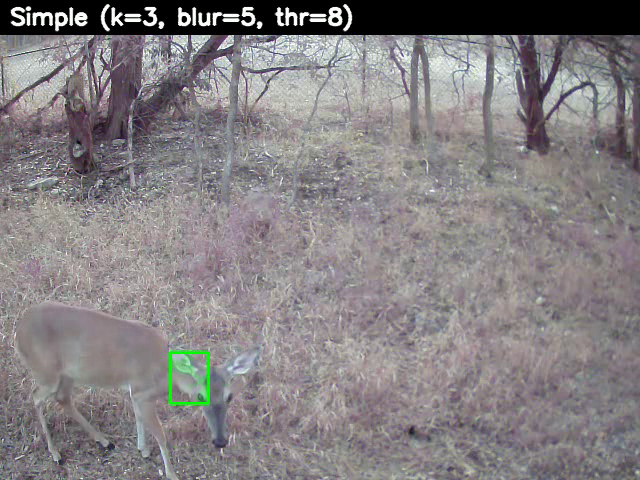
#> input picture frame 8 of outputs/simple_deer.mp4, 640 x 480 px, given in place of deer.mp4, which was not available
$ python extra_credit_compare.py
#> lines starting #> are read from the running program, lines starting #| are printed output that depends on the picture; after the words box and inside, x2 and y2 are one past the last pixel; in counts of white or black regions, pixels touching at a corner belong together; pictures that were not available may be replaced by others from this repository, and a replacement may not be noted
### solution/advanced_detector.py
# solution/advanced_detector.py

import os
import cv2
import numpy as np

def _ensure_outputs_dir() -> str:
    out_dir = "outputs"
    os.makedirs(out_dir, exist_ok=True)
    return out_dir

def _stabilize_to_prev(prev_gray: np.ndarray, curr_bgr: np.ndarray):
    """
    Align current frame to the previous (grayscale) frame using sparse LK flow
    + robust affine estimation. Returns (stabilized_bgr, curr_gray, ok_flag).
    """
    curr_gray = cv2.cvtColor(curr_bgr, cv2.COLOR_BGR2GRAY)

    # Feature detect on previous stabilized gray
    pts_prev = cv2.goodFeaturesToTrack(
        prev_gray, maxCorners=400, qualityLevel=0.01, minDistance=8
    )
    if pts_prev is None or len(pts_prev) < 10:
        return curr_bgr, curr_gray, False

    # Track features to the current frame
    pts_curr, st, _ = cv2.calcOpticalFlowPyrLK(
        prev_gray, curr_gray, pts_prev, None, winSize=(21, 21), maxLevel=3
    )
    if pts_curr is None:
        return curr_bgr, curr_gray, False

    st = st.reshape(-1)
    good_prev = pts_prev[st == 1].reshape(-1, 2)
    good_curr = pts_curr[st == 1].reshape(-1, 2)
    if len(good_prev) < 10:
        return curr_bgr, curr_gray, False

    # Affine (rotation/scale/translation) with RANSAC
    M, _ = cv2.estimateAffinePartial2D(
        good_curr, good_prev, method=cv2.RANSAC, ransacReprojThreshold=3.0
    )
    if M is None:
        return curr_bgr, curr_gray, False

    H, W = prev_gray.shape
    stabilized_bgr = cv2.warpAffine(
        curr_bgr, M, (W, H), flags=cv2.INTER_LINEAR, borderMode=cv2.BORDER_REPLICATE
    )
    stabilized_gray = cv2.warpAffine(
        curr_gray, M, (W, H), flags=cv2.INTER_LINEAR, borderMode=cv2.BORDER_REPLICATE
    )
    return stabilized_bgr, stabilized_gray, True

def _clean_mask(raw_mask: np.ndarray) -> np.ndarray:
    """
    Clean MOG2 mask (0=bg, 127=shadow, 255=fg) → binary 0/255 and denoise.
    """
    mask = raw_mask.copy()
    # Remove shadows
    mask[mask == 127] = 0
    _, mask = cv2.threshold(mask, 128, 255, cv2.THRESH_BINARY)

    # Morphology: open -> close -> (light) dilate
    k_open  = cv2.getStructuringElement(cv2.MORPH_ELLIPSE, (3, 3))
    k_close = cv2.getStructuringElement(cv2.MORPH_ELLIPSE, (7, 7))
    mask = cv2.morphologyEx(mask, cv2.MORPH_OPEN,  k_open)
    mask = cv2.morphologyEx(mask, cv2.MORPH_CLOSE, k_close)
    mask = cv2.dilate(mask, cv2.getStructuringElement(cv2.MORPH_ELLIPSE, (3, 3)), 1)
    return mask

def _draw_overlay_and_boxes(frame_bgr: np.ndarray, mask: np.ndarray, min_area=250) -> np.ndarray:
    """
    Draw a green semi-transparent overlay where mask==255 and rectangles
    around connected components larger than min_area.
    """
    out = frame_bgr.copy()

    # Soft overlay
    overlay = out.copy()
    overlay[mask > 0] = (0, 255, 0)
    out = cv2.addWeighted(out, 0.75, overlay, 0.25, 0)

    # Bounding boxes
    cnts, _ = cv2.findContours(mask, cv2.RETR_EXTERNAL, cv2.CHAIN_APPROX_SIMPLE)
    for c in cnts:
        area = cv2.contourArea(c)
        if area < min_area:
            continue
        x, y, w, h = cv2.boundingRect(c)
        cv2.rectangle(out, (x, y), (x + w, y + h), (0, 255, 0), 2)

    return out

def advanced_motion_detector(video_path: str) -> str:
    """
    Implements a robust background subtraction method to detect motion in a video.

    Pipeline:
      1) Per-frame stabilization (affine) to suppress camera motion.
      2) Adaptive background modeling with MOG2 (shadows removed).
      3) Morphological cleanup + area filtering.
      4) Overlay + bounding boxes written to outputs/advanced_<name>.mp4.

    Returns:
        str: Path to the written output video.
    """
    out_dir = _ensure_outputs_dir()

    cap = cv2.VideoCapture(video_path)
    if not cap.isOpened():
        raise IOError(f"Could not open video: {video_path}")

    fps = cap.get(cv2.CAP_PROP_FPS) or 30.0
    W   = int(cap.get(cv2.CAP_PROP_FRAME_WIDTH))
    H   = int(cap.get(cv2.CAP_PROP_FRAME_HEIGHT))

    base = os.path.splitext(os.path.basename(video_path))[0]
    out_path = os.path.join(out_dir, f"advanced_{base}.mp4")
    writer = cv2.VideoWriter(out_path, cv2.VideoWriter_fourcc(*"mp4v"), float(fps), (W, H))

    # Background subtractor (tune history/varThreshold if needed)
    backsub = cv2.createBackgroundSubtractorMOG2(
        history=400, varThreshold=25, detectShadows=True
    )

    prev_gray = None
    warmup = 60  # faster learning at the start, slower after

    t = 0
    while True:
        ok, frame = cap.read()
        if not ok:
            break

        if prev_gray is None:
            prev_gray = cv2.cvtColor(frame, cv2.COLOR_BGR2GRAY)
            stabilized = frame
        else:
            stabilized, curr_gray, ok_stab = _stabilize_to_prev(prev_gray, frame)
            # keep the stabilized gray as the next reference if alignment succeeded
            prev_gray = curr_gray if ok_stab else cv2.cvtColor(frame, cv2.COLOR_BGR2GRAY)

        # Adaptive learning rate: quick warm-up, then conservative updates
        lr = 0.2 if t < warmup else 0.01
        raw_mask = backsub.apply(stabilized, learningRate=lr)

        mask = _clean_mask(raw_mask)
        vis  = _draw_overlay_and_boxes(stabilized, mask, min_area=250)

        writer.write(vis)
        t += 1

    writer.release()
    cap.release()
    print(f"[advanced_motion_detector] wrote: {out_path}")
    return out_path

# [4 lines that do not run on import are left out]

### extra_credit_compare.py
# scripts/extra_compare.py
import os
import cv2
import numpy as np

from solution.motion_detector import generate_motion_mask, clean_and_find_bbox
from solution.advanced_detector import advanced_motion_detector

VIDEO = "data/deer.mp4"
# comparison window (you can tweak these)
START, END = 240, 320      # inclusive start, exclusive end
# simple baseline params
K, BLUR, THR = 3, 5, 8

OUT_DIR = "outputs"
os.makedirs(OUT_DIR, exist_ok=True)

def read_bgr(path, idx):
    cap = cv2.VideoCapture(path)
    cap.set(cv2.CAP_PROP_POS_FRAMES, idx)
    ok, f = cap.read()
    cap.release()
    return f if ok else None

def get_meta(path):
    cap = cv2.VideoCapture(path)
    if not cap.isOpened():
        raise IOError(f"Could not open {path}")
    fps = cap.get(cv2.CAP_PROP_FPS) or 30.0
    W   = int(cap.get(cv2.CAP_PROP_FRAME_WIDTH))
    H   = int(cap.get(cv2.CAP_PROP_FRAME_HEIGHT))
    cap.release()
    return fps, W, H

def label(img, text):
    out = img.copy()
    cv2.rectangle(out, (0, 0), (out.shape[1], 34), (0, 0, 0), -1)
    cv2.putText(out, text, (10, 24), cv2.FONT_HERSHEY_SIMPLEX, 0.75, (255, 255, 255), 2, cv2.LINE_AA)
    return out

def make_simple_video():
    fps, W, H = get_meta(VIDEO)
    vw = cv2.VideoWriter(os.path.join(OUT_DIR, "simple_deer.mp4"),
                         cv2.VideoWriter_fourcc(*"mp4v"), float(fps), (W, H))
    for t in range(START, END):
        frame = read_bgr(VIDEO, t)
        if frame is None: break

        # 3-frame differencing baseline
        mask = generate_motion_mask(VIDEO, t=t, k=K, threshold=THR, blur_ksize=BLUR)
        bbox, cleaned = clean_and_find_bbox(mask)

        # overlay for visualization
        overlay = frame.copy()
        overlay[cleaned > 0] = (0, 255, 0)
        vis = cv2.addWeighted(frame, 0.75, overlay, 0.25, 0)

        if bbox != (0, 0, 0, 0):
            top, bot, left, right = bbox
            cv2.rectangle(vis, (left, top), (right, bot), (0, 255, 0), 2)

        vw.write(label(vis, f"Simple (k={K}, blur={BLUR}, thr={THR})"))
    vw.release()

def make_side_by_side():
    # run advanced detector over full video (writes outputs/advanced_deer.mp4)
    adv_path = advanced_motion_detector(VIDEO)
#> in advanced_motion_detector, frame is the input picture: shape (480, 640, 3); mean B, G, R 130.3, 128.4, 132.7
#> in advanced_motion_detector, `raw_mask = backsub.apply(stabilized, learningRate=lr)`:
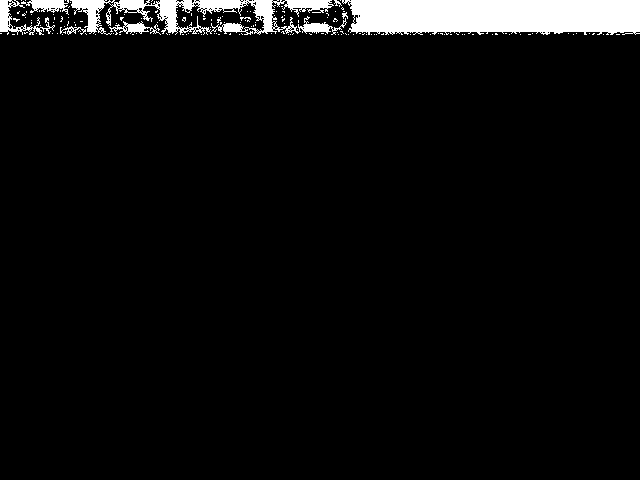
#> raw_mask: shape (480, 640); values 127 (black) and 255 (white), 4.9% white; 155 white regions (146 under 20 px), largest, box (x1, y1, x2, y2) and area: (342, 0, 640, 35) 9431, (70, 0, 347, 35) 4012, (0, 0, 55, 35) 565
#> in _clean_mask, `mask = cv2.morphologyEx(mask, cv2.MORPH_OPEN,  k_open)`:
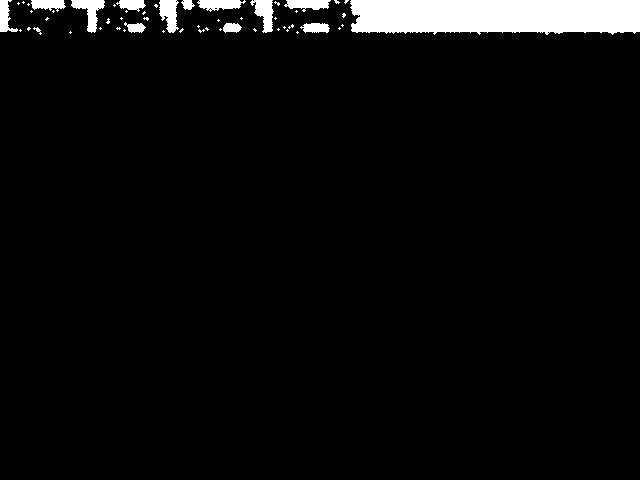
#> mask: shape (480, 640); 4.3% white; 55 white regions (41 under 20 px), largest, box (x1, y1, x2, y2) and area: (350, 0, 640, 35) 9296, (71, 0, 105, 33) 493, (159, 0, 179, 33) 444
#> in _clean_mask, `mask = cv2.morphologyEx(mask, cv2.MORPH_CLOSE, k_close)`:
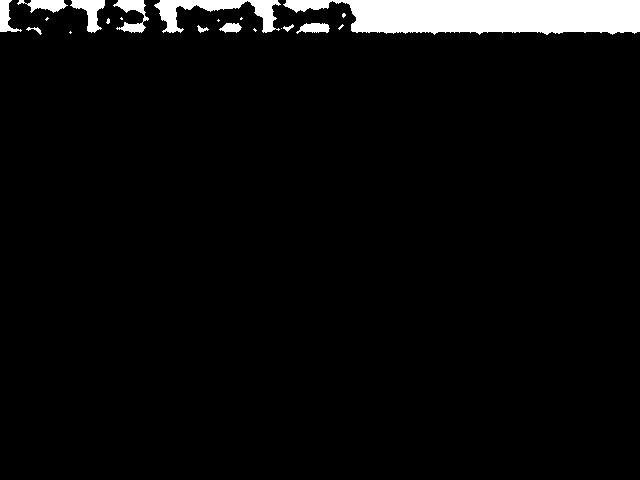
#> mask: shape (480, 640); 4.5% white; 21 white regions (10 under 20 px), largest, box (x1, y1, x2, y2) and area: (283, 0, 640, 35) 9827, (154, 0, 281, 33) 1638, (70, 0, 105, 33) 532
#> in _clean_mask, `mask = cv2.dilate(mask, cv2.getStructuringElement(cv2.MORPH_ELLIPSE, (..`:
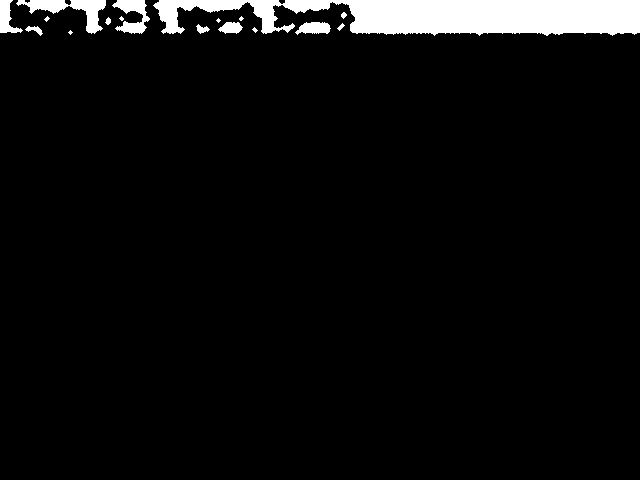
#> mask: shape (480, 640); 4.9% white; 17 white regions (6 under 20 px)
#> in _draw_overlay_and_boxes, `overlay[mask > 0] = (0, 255, 0)`:
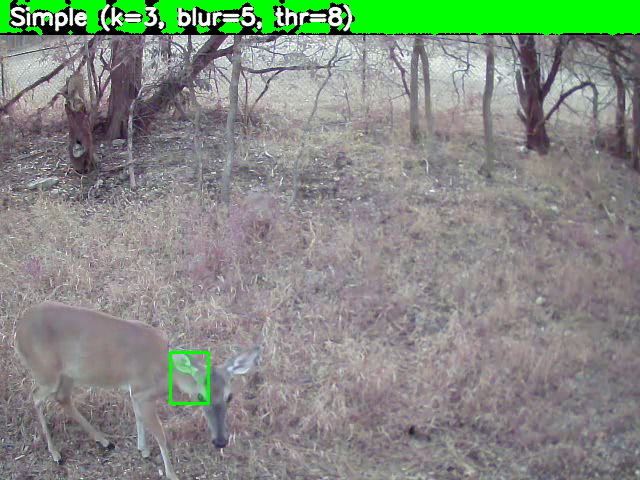
#> overlay: shape (480, 640, 3); 4.94% of pixels changed, all inside (x1, y1, x2, y2) = (0, 0, 640, 36)
#> in _draw_overlay_and_boxes, `out = cv2.addWeighted(out, 0.75, overlay, 0.25, 0)`:
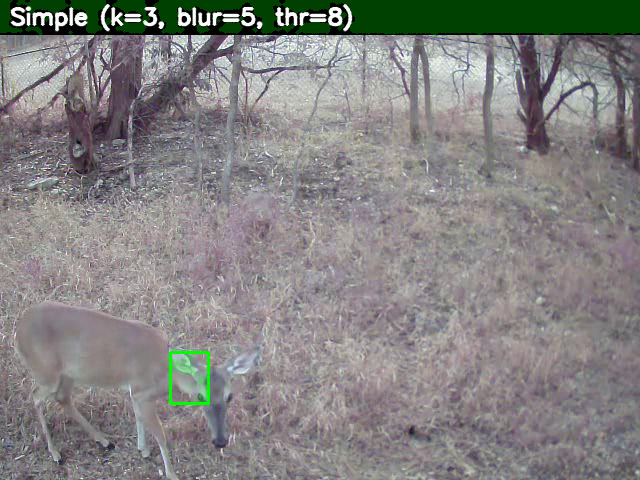
#> out: shape (480, 640, 3); mean B, G, R 130.3, 131.5, 132.7
#> in _draw_overlay_and_boxes, `cnts, _ = cv2.findContours(mask, cv2.RETR_EXTERNAL, cv2.CHAIN_APPROX_S..`: cnts = 17 contours, 7 with area under 20; largest, box (x1, y1, x2, y2) and area: (153, 0, 640, 36) 11588, (16, 0, 106, 34) 956, (112, 0, 150, 34) 576, (0, 0, 23, 33) 340, (295, 22, 331, 35) 286
#> the loop in _draw_overlay_and_boxes, `for c in cnts:` made 17 passes
#> (area, x, y, w, h) on passes 6, 14, 15, 16, 17: (286, 295, 22, 36, 13), (11587.5, 153, 0, 487, 36), (575.5, 112, 0, 38, 34), (956, 16, 0, 90, 34), (340, 0, 0, 23, 33)
#> area on passes 3, 4, 7, 9: 61, 56.5, 181, 22.5
#> after the loop in _draw_overlay_and_boxes, `for c in cnts:`:
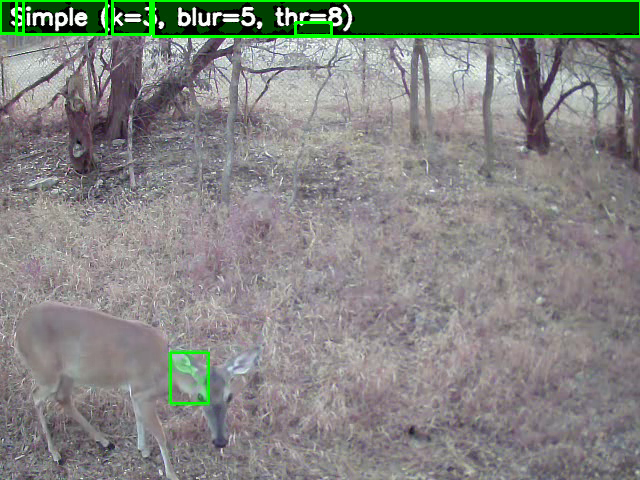
#> out: shape (480, 640, 3); 1.32% of pixels changed, all inside (x1, y1, x2, y2) = (0, 0, 640, 38)
    # normalize name for convenience
    fixed_adv = os.path.join(OUT_DIR, "advanced_deer.mp4")
    if os.path.abspath(adv_path) != os.path.abspath(fixed_adv):
        try:
            os.replace(adv_path, fixed_adv)
        except Exception:
            fixed_adv = adv_path  # in case replace isn't allowed

    # ensure simple video exists
    if not os.path.exists(os.path.join(OUT_DIR, "simple_deer.mp4")):
        make_simple_video()

    s_cap = cv2.VideoCapture(os.path.join(OUT_DIR, "simple_deer.mp4"))
    a_cap = cv2.VideoCapture(fixed_adv)

    # align on the same window
    a_cap.set(cv2.CAP_PROP_POS_FRAMES, START)

    fps = a_cap.get(cv2.CAP_PROP_FPS) or s_cap.get(cv2.CAP_PROP_FPS) or 30.0
    ok_s, s = s_cap.read()
    ok_a, a = a_cap.read()
    if not (ok_s and ok_a):
        s_cap.release(); a_cap.release()
        raise RuntimeError("Could not read frames for side-by-side.")

    H, W = a.shape[:2]
    out_w = W * 2
    vw = cv2.VideoWriter(os.path.join(OUT_DIR, "extra_side_by_side.mp4"),
                         cv2.VideoWriter_fourcc(*"mp4v"), float(fps), (out_w, H))

    # restart the advanced read from START (we advanced once above)
    a_cap.set(cv2.CAP_PROP_POS_FRAMES, START)
    # simple video starts at its first frame which already corresponds to START..END
    s_cap.set(cv2.CAP_PROP_POS_FRAMES, 0)

    while True:
        ok_a, a = a_cap.read()
        ok_s, s = s_cap.read()
        if not (ok_a and ok_s):
            break

        a = label(a, "Advanced (Stabilized MOG2)")
        s = label(s, "Simple (3-frame diff)")
        panel = cv2.hconcat([s, a])
        vw.write(panel)

    s_cap.release(); a_cap.release(); vw.release()

    # optional: make a GIF if imageio is installed
    try:
        import imageio.v3 as iio
        frames_rgb = []
        cap = cv2.VideoCapture(os.path.join(OUT_DIR, "extra_side_by_side.mp4"))
        for _ in range(1500):
            ok, fr = cap.read()
            if not ok: break
            frames_rgb.append(cv2.cvtColor(fr, cv2.COLOR_BGR2RGB))
        cap.release()
        if frames_rgb:
            iio.imwrite(os.path.join(OUT_DIR, "extra_side_by_side.gif"),
                        frames_rgb, loop=0, fps=int(fps))
    except Exception:
        pass

if __name__ == "__main__":
    # build simple and side-by-side
    make_simple_video()
    make_side_by_side()
    print("Wrote:")
    print("  outputs/simple_deer.mp4")
    print("  outputs/advanced_deer.mp4")
    print("  outputs/extra_side_by_side.mp4")
    if os.path.exists("outputs/extra_side_by_side.gif"):
        print("  outputs/extra_side_by_side.gif")

$ run again, starting later in the video
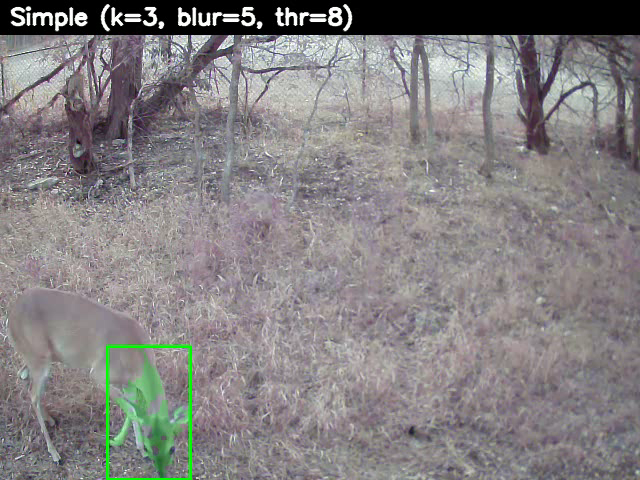
#> input picture frame 36 of outputs/simple_deer.mp4, 640 x 480 px, given in place of deer.mp4, which was not available
#> in advanced_motion_detector, frame is the input picture: shape (480, 640, 3); mean B, G, R 130, 129, 132.4
#> in advanced_motion_detector, `raw_mask = backsub.apply(stabilized, learningRate=lr)`:
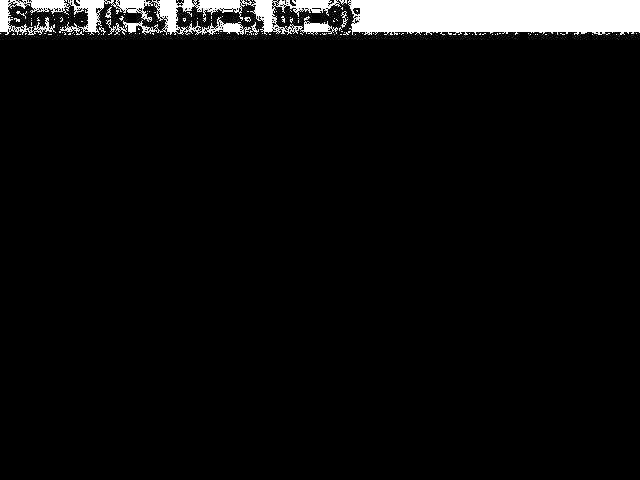
#> raw_mask: shape (480, 640); values 127 (black) and 255 (white), 5% white; 119 white regions (112 under 20 px), largest, box (x1, y1, x2, y2) and area: (348, 0, 640, 35) 9383, (59, 0, 341, 35) 4492, (0, 0, 70, 35) 1009
#> overlay: shape (480, 640, 3); 5.03% of pixels changed, all inside (x1, y1, x2, y2) = (0, 0, 640, 36)
#> cnts = 17 contours, 5 with area under 20; largest, box (x1, y1, x2, y2) and area: (154, 0, 640, 36) 11533, (29, 0, 157, 34) 1549, (0, 0, 27, 33) 370, (200, 19, 245, 36) 302, (302, 15, 332, 34) 263
#> the loop in _draw_overlay_and_boxes, `for c in cnts:` made 17 passes
#> area on passes 1, 2, 3, 4, 5, 7, 11: 20, 48.5, 60, 38.5, 39.5, 20, 91.5
#> after the loop in _draw_overlay_and_boxes, `for c in cnts:`:
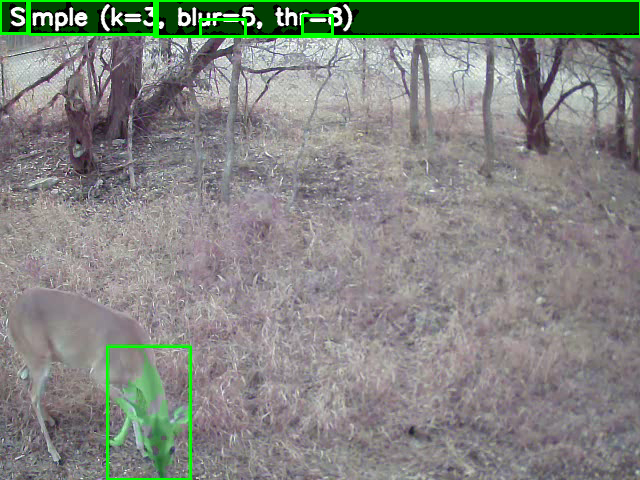
#> out: shape (480, 640, 3); mean B, G, R 129, 134.4, 131.4

$ run again, starting later in the video
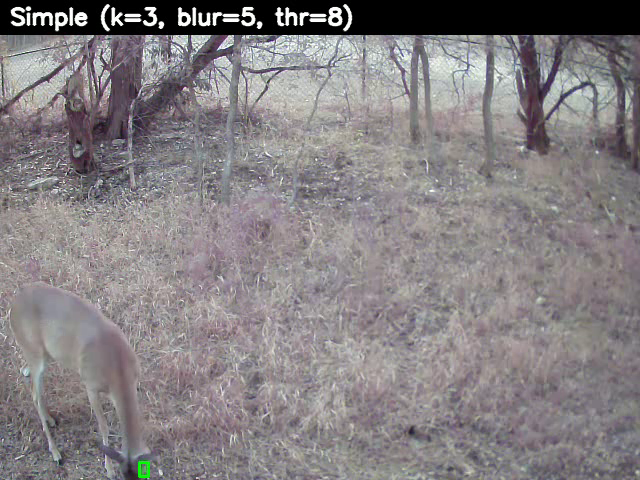
#> input picture frame 64 of outputs/simple_deer.mp4, 640 x 480 px, given in place of deer.mp4, which was not available
#> in advanced_motion_detector, frame is the input picture: shape (480, 640, 3); mean B, G, R 130.7, 128.3, 133.3
#> in advanced_motion_detector, `raw_mask = backsub.apply(stabilized, learningRate=lr)`:
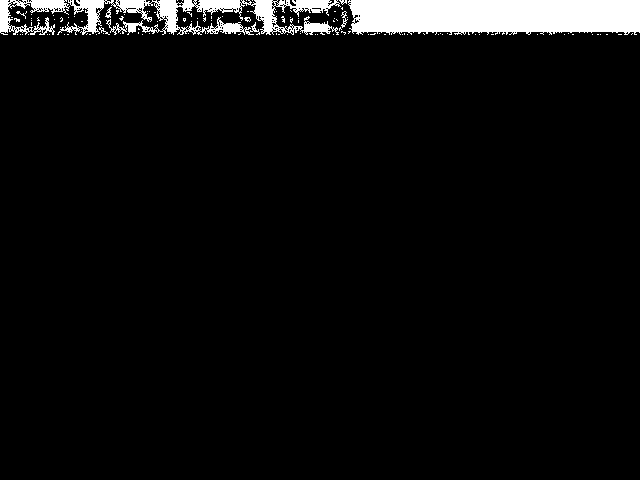
#> raw_mask: shape (480, 640); values 127 (black) and 255 (white), 5% white; 112 white regions (104 under 20 px), largest, box (x1, y1, x2, y2) and area: (348, 0, 640, 35) 9392, (57, 0, 341, 35) 4526, (0, 0, 70, 35) 1031
#> overlay: shape (480, 640, 3); 5.05% of pixels changed, all inside (x1, y1, x2, y2) = (0, 0, 640, 36)
#> cnts = 17 contours, 8 with area under 20; largest, box (x1, y1, x2, y2) and area: (154, 0, 640, 35) 11561, (29, 0, 151, 36) 1611, (0, 0, 27, 34) 372, (182, 19, 242, 36) 350, (302, 15, 332, 34) 269
#> the loop in _draw_overlay_and_boxes, `for c in cnts:` made 17 passes
#> (area, x, y, w, h) on passes 8, 12, 15, 16, 17: (349.5, 182, 19, 60, 17), (269, 302, 15, 30, 19), (11561, 154, 0, 486, 35), (1611, 29, 0, 122, 36), (371.5, 0, 0, 27, 34)
#> after the loop in _draw_overlay_and_boxes, `for c in cnts:`:
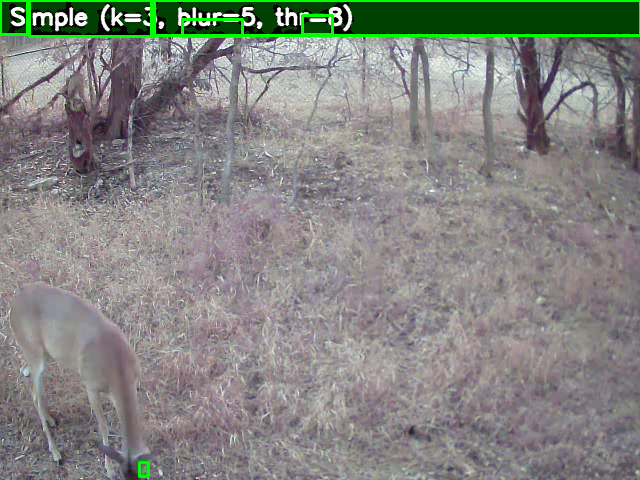
#> out: shape (480, 640, 3); mean B, G, R 129.7, 133.8, 132.3
